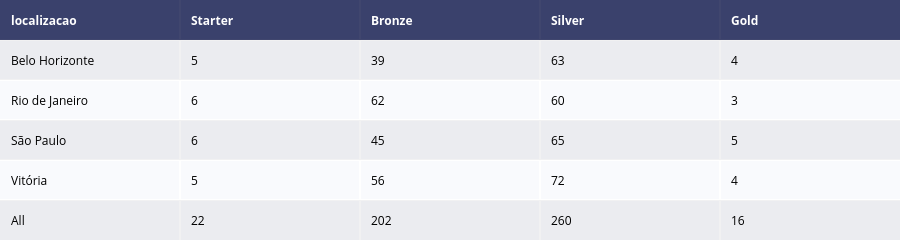

Notebook source saved alongside this figure:
### Markdown cell above
### Crosstab Variáveis Qualitativas

exploramos a tabela de contingência entre as variáveis categóricas do nosso dataset. Utilizamos a função crosstab do Pandas para cruzar a quantidade de registros de uma variável categórica com a quantidade de registros do target. Observamos que há um padrão interessante entre a variável Inovação e o segmento das empresas. Nas empresas Gold, por exemplo, não encontramos nenhuma empresa com nível de Inovação menor do que 5, o que indica que para ser considerada Gold, a empresa precisa ter um nível de Inovação mais alto. Já nas empresas Starter, há uma concentração maior nos níveis iniciais de Inovação. Além disso, também analisamos a tabela de contingência entre a localização e o target, e a tabela de contingência entre a atividade econômica e o target. Essas análises nos ajudam a compreender melhor as relações entre as variáveis categóricas e o target. No próximo vídeo, continuaremos nossa análise exploratória de dados.

### Code cell
crosstab_localizacao = pd.crosstab(df_segmento['localizacao'], df_segmento['segmento_de_cliente'], margins=True)[list_Segmentos].reset_index()

tabela_localizacao = ff.create_table(crosstab_localizacao)

# Motrar a Crosstabe

tabela_localizacao.show()

### Figure 1 — Plotly figure (JSON) as saved in the notebook; plotly's stock layout.template omitted (floating-point values rounded to 4 significant figures)
{"data": [{"colorscale": [[0, "#00083e"], [0.5, "#ededee"], [1, "#ffffff"]], "hoverinfo": "none", "opacity": 0.75, "showscale": false, "type": "heatmap", "z": [[0, 0, 0, 0, 0], [0.5, 0.5, 0.5, 0.5, 0.5], [1, 1, 1, 1, 1], [0.5, 0.5, 0.5, 0.5, 0.5], [1, 1, 1, 1, 1], [0.5, 0.5, 0.5, 0.5, 0.5]]}], "layout": {"annotations": [{"align": "left", "font": {"color": "#ffffff"}, "showarrow": false, "text": "<b>localizacao</b>", "x": -0.45, "xanchor": "left", "xref": "x", "y": 0, "yref": "y"}, {"align": "left", "font": {"color": "#ffffff"}, "showarrow": false, "text": "<b>Starter</b>", "x": 0.55, "xanchor": "left", "xref": "x", "y": 0, "yref": "y"}, {"align": "left", "font": {"color": "#ffffff"}, "showarrow": false, "text": "<b>Bronze</b>", "x": 1.55, "xanchor": "left", "xref": "x", "y": 0, "yref": "y"}, {"align": "left", "font": {"color": "#ffffff"}, "showarrow": false, "text": "<b>Silver</b>", "x": 2.55, "xanchor": "left", "xref": "x", "y": 0, "yref": "y"}, {"align": "left", "font": {"color": "#ffffff"}, "showarrow": false, "text": "<b>Gold</b>", "x": 3.55, "xanchor": "left", "xref": "x", "y": 0, "yref": "y"}, {"align": "left", "font": {"color": "#000000"}, "showarrow": false, "text": "Belo Horizonte", "x": -0.45, "xanchor": "left", "xref": "x", "y": 1, "yref": "y"}, {"align": "left", "font": {"color": "#000000"}, "showarrow": false, "text": "5", "x": 0.55, "xanchor": "left", "xref": "x", "y": 1, "yref": "y"}, {"align": "left", "font": {"color": "#000000"}, "showarrow": false, "text": "39", "x": 1.55, "xanchor": "left", "xref": "x", "y": 1, "yref": "y"}, {"align": "left", "font": {"color": "#000000"}, "showarrow": false, "text": "63", "x": 2.55, "xanchor": "left", "xref": "x", "y": 1, "yref": "y"}, {"align": "left", "font": {"color": "#000000"}, "showarrow": false, "text": "4", "x": 3.55, "xanchor": "left", "xref": "x", "y": 1, "yref": "y"}, {"align": "left", "font": {"color": "#000000"}, "showarrow": false, "text": "Rio de Janeiro", "x": -0.45, "xanchor": "left", "xref": "x", "y": 2, "yref": "y"}, {"align": "left", "font": {"color": "#000000"}, "showarrow": false, "text": "6", "x": 0.55, "xanchor": "left", "xref": "x", "y": 2, "yref": "y"}, {"align": "left", "font": {"color": "#000000"}, "showarrow": false, "text": "62", "x": 1.55, "xanchor": "left", "xref": "x", "y": 2, "yref": "y"}, {"align": "left", "font": {"color": "#000000"}, "showarrow": false, "text": "60", "x": 2.55, "xanchor": "left", "xref": "x", "y": 2, "yref": "y"}, {"align": "left", "font": {"color": "#000000"}, "showarrow": false, "text": "3", "x": 3.55, "xanchor": "left", "xref": "x", "y": 2, "yref": "y"}, {"align": "left", "font": {"color": "#000000"}, "showarrow": false, "text": "São Paulo", "x": -0.45, "xanchor": "left", "xref": "x", "y": 3, "yref": "y"}, {"align": "left", "font": {"color": "#000000"}, "showarrow": false, "text": "6", "x": 0.55, "xanchor": "left", "xref": "x", "y": 3, "yref": "y"}, {"align": "left", "font": {"color": "#000000"}, "showarrow": false, "text": "45", "x": 1.55, "xanchor": "left", "xref": "x", "y": 3, "yref": "y"}, {"align": "left", "font": {"color": "#000000"}, "showarrow": false, "text": "65", "x": 2.55, "xanchor": "left", "xref": "x", "y": 3, "yref": "y"}, {"align": "left", "font": {"color": "#000000"}, "showarrow": false, "text": "5", "x": 3.55, "xanchor": "left", "xref": "x", "y": 3, "yref": "y"}, {"align": "left", "font": {"color": "#000000"}, "showarrow": false, "text": "Vitória", "x": -0.45, "xanchor": "left", "xref": "x", "y": 4, "yref": "y"}, {"align": "left", "font": {"color": "#000000"}, "showarrow": false, "text": "5", "x": 0.55, "xanchor": "left", "xref": "x", "y": 4, "yref": "y"}, {"align": "left", "font": {"color": "#000000"}, "showarrow": false, "text": "56", "x": 1.55, "xanchor": "left", "xref": "x", "y": 4, "yref": "y"}, {"align": "left", "font": {"color": "#000000"}, "showarrow": false, "text": "72", "x": 2.55, "xanchor": "left", "xref": "x", "y": 4, "yref": "y"}, {"align": "left", "font": {"color": "#000000"}, "showarrow": false, "text": "4", "x": 3.55, "xanchor": "left", "xref": "x", "y": 4, "yref": "y"}, {"align": "left", "font": {"color": "#000000"}, "showarrow": false, "text": "All", "x": -0.45, "xanchor": "left", "xref": "x", "y": 5, "yref": "y"}, {"align": "left", "font": {"color": "#000000"}, "showarrow": false, "text": "22", "x": 0.55, "xanchor": "left", "xref": "x", "y": 5, "yref": "y"}, {"align": "left", "font": {"color": "#000000"}, "showarrow": false, "text": "202", "x": 1.55, "xanchor": "left", "xref": "x", "y": 5, "yref": "y"}, {"align": "left", "font": {"color": "#000000"}, "showarrow": false, "text": "260", "x": 2.55, "xanchor": "left", "xref": "x", "y": 5, "yref": "y"}, {"align": "left", "font": {"color": "#000000"}, "showarrow": false, "text": "16", "x": 3.55, "xanchor": "left", "xref": "x", "y": 5, "yref": "y"}], "height": 230, "margin": {"b": 0, "l": 0, "r": 0, "t": 0}, "xaxis": {"dtick": 1, "gridwidth": 2, "showticklabels": false, "tick0": -0.5, "ticks": "", "zeroline": false}, "yaxis": {"autorange": "reversed", "dtick": 1, "gridwidth": 2, "showticklabels": false, "tick0": 0.5, "ticks": "", "zeroline": false}}}
